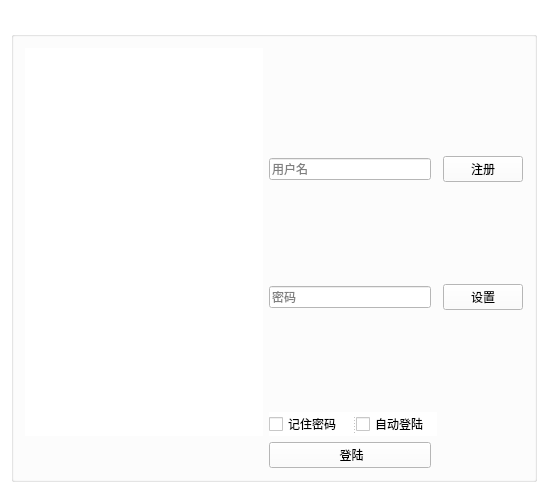
<?xml version="1.0" encoding="UTF-8"?>
<ui version="4.0">
 <class>testQTClass</class>
 <widget class="QMainWindow" name="testQTClass">
  <property name="geometry">
   <rect>
    <x>0</x>
    <y>0</y>
    <width>548</width>
    <height>493</height>
   </rect>
  </property>
  <property name="minimumSize">
   <size>
    <width>0</width>
    <height>493</height>
   </size>
  </property>
  <property name="acceptDrops">
   <bool>true</bool>
  </property>
  <property name="windowTitle">
   <string>testQT</string>
  </property>
  <property name="styleSheet">
   <string notr="true">background-color: rgb(255, 255, 255);</string>
  </property>
  <widget class="QWidget" name="centralWidget">
   <layout class="QVBoxLayout" name="verticalLayout">
    <item>
     <widget class="QLabel" name="label">
      <property name="autoFillBackground">
       <bool>false</bool>
      </property>
      <property name="styleSheet">
       <string notr="true"/>
      </property>
      <property name="text">
       <string/>
      </property>
      <property name="pixmap">
       <pixmap resource="testqt.qrc">:/image/background (2).jpg</pixmap>
      </property>
      <property name="scaledContents">
       <bool>true</bool>
      </property>
     </widget>
    </item>
    <item>
     <widget class="QGroupBox" name="groupBox">
      <property name="title">
       <string/>
      </property>
      <layout class="QGridLayout" name="gridLayout">
       <item row="3" column="1">
        <widget class="QLineEdit" name="Usernameedit">
         <property name="placeholderText">
          <string>用户名</string>
         </property>
        </widget>
       </item>
       <item row="8" column="0">
        <spacer name="horizontalSpacer">
         <property name="orientation">
          <enum>Qt::Horizontal</enum>
         </property>
         <property name="sizeHint" stdset="0">
          <size>
           <width>238</width>
           <height>20</height>
          </size>
         </property>
        </spacer>
       </item>
       <item row="0" column="0" rowspan="8">
        <widget class="QLabel" name="aoteman">
         <property name="enabled">
          <bool>true</bool>
         </property>
         <property name="text">
          <string/>
         </property>
         <property name="pixmap">
          <pixmap resource="testqt.qrc">:/image/man.jpg</pixmap>
         </property>
         <property name="scaledContents">
          <bool>true</bool>
         </property>
         <property name="alignment">
          <set>Qt::AlignCenter</set>
         </property>
        </widget>
       </item>
       <item row="8" column="2" colspan="2">
        <spacer name="horizontalSpacer_2">
         <property name="orientation">
          <enum>Qt::Horizontal</enum>
         </property>
         <property name="sizeHint" stdset="0">
          <size>
           <width>78</width>
           <height>20</height>
          </size>
         </property>
        </spacer>
       </item>
       <item row="8" column="1">
        <widget class="QPushButton" name="LoginButton">
         <property name="text">
          <string> 登陆</string>
         </property>
        </widget>
       </item>
       <item row="5" column="1">
        <widget class="QLineEdit" name="Passwordedit">
         <property name="placeholderText">
          <string>密码</string>
         </property>
        </widget>
       </item>
       <item row="7" column="1" colspan="2">
        <widget class="QSplitter" name="splitter">
         <property name="orientation">
          <enum>Qt::Horizontal</enum>
         </property>
         <property name="handleWidth">
          <number>5</number>
         </property>
         <widget class="QCheckBox" name="remembercheck">
          <property name="text">
           <string>记住密码</string>
          </property>
         </widget>
         <widget class="QCheckBox" name="autocheck">
          <property name="text">
           <string>自动登陆</string>
          </property>
         </widget>
        </widget>
       </item>
       <item row="6" column="1">
        <spacer name="verticalSpacer_2">
         <property name="orientation">
          <enum>Qt::Vertical</enum>
         </property>
         <property name="sizeHint" stdset="0">
          <size>
           <width>20</width>
           <height>40</height>
          </size>
         </property>
        </spacer>
       </item>
       <item row="2" column="1">
        <spacer name="verticalSpacer">
         <property name="orientation">
          <enum>Qt::Vertical</enum>
         </property>
         <property name="sizeHint" stdset="0">
          <size>
           <width>20</width>
           <height>40</height>
          </size>
         </property>
        </spacer>
       </item>
       <item row="4" column="1">
        <spacer name="verticalSpacer_3">
         <property name="orientation">
          <enum>Qt::Vertical</enum>
         </property>
         <property name="sizeHint" stdset="0">
          <size>
           <width>20</width>
           <height>40</height>
          </size>
         </property>
        </spacer>
       </item>
       <item row="5" column="3">
        <widget class="QPushButton" name="Setting">
         <property name="cursor">
          <cursorShape>PointingHandCursor</cursorShape>
         </property>
         <property name="text">
          <string>设置</string>
         </property>
        </widget>
       </item>
       <item row="3" column="3">
        <widget class="QPushButton" name="RegisButton">
         <property name="minimumSize">
          <size>
           <width>75</width>
           <height>20</height>
          </size>
         </property>
         <property name="cursor">
          <cursorShape>PointingHandCursor</cursorShape>
         </property>
         <property name="styleSheet">
          <string notr="true">image: url(:/image/man.jpg);</string>
         </property>
         <property name="text">
          <string>注册</string>
         </property>
        </widget>
       </item>
      </layout>
     </widget>
    </item>
   </layout>
  </widget>
 </widget>
 <layoutdefault spacing="6" margin="11"/>
 <tabstops>
  <tabstop>Usernameedit</tabstop>
  <tabstop>Passwordedit</tabstop>
  <tabstop>remembercheck</tabstop>
  <tabstop>autocheck</tabstop>
  <tabstop>LoginButton</tabstop>
  <tabstop>Setting</tabstop>
  <tabstop>RegisButton</tabstop>
 </tabstops>
 <resources>
  <include location="testqt.qrc"/>
 </resources>
 <connections>
  <connection>
   <sender>RegisButton</sender>
   <signal>clicked()</signal>
   <receiver>testQTClass</receiver>
   <slot>slot1()</slot>
   <hints>
    <hint type="sourcelabel">
     <x>528</x>
     <y>315</y>
    </hint>
    <hint type="destinationlabel">
     <x>490</x>
     <y>-14</y>
    </hint>
   </hints>
  </connection>
  <connection>
   <sender>LoginButton</sender>
   <signal>clicked()</signal>
   <receiver>testQTClass</receiver>
   <slot>slot2()</slot>
   <hints>
    <hint type="sourcelabel">
     <x>372</x>
     <y>466</y>
    </hint>
    <hint type="destinationlabel">
     <x>304</x>
     <y>-12</y>
    </hint>
   </hints>
  </connection>
  <connection>
   <sender>Setting</sender>
   <signal>clicked()</signal>
   <receiver>testQTClass</receiver>
   <slot>slot3()</slot>
   <hints>
    <hint type="sourcelabel">
     <x>488</x>
     <y>372</y>
    </hint>
    <hint type="destinationlabel">
     <x>390</x>
     <y>-15</y>
    </hint>
   </hints>
  </connection>
 </connections>
 <slots>
  <slot>slot1()</slot>
  <slot>slot2()</slot>
  <slot>slot3()</slot>
 </slots>
</ui>
